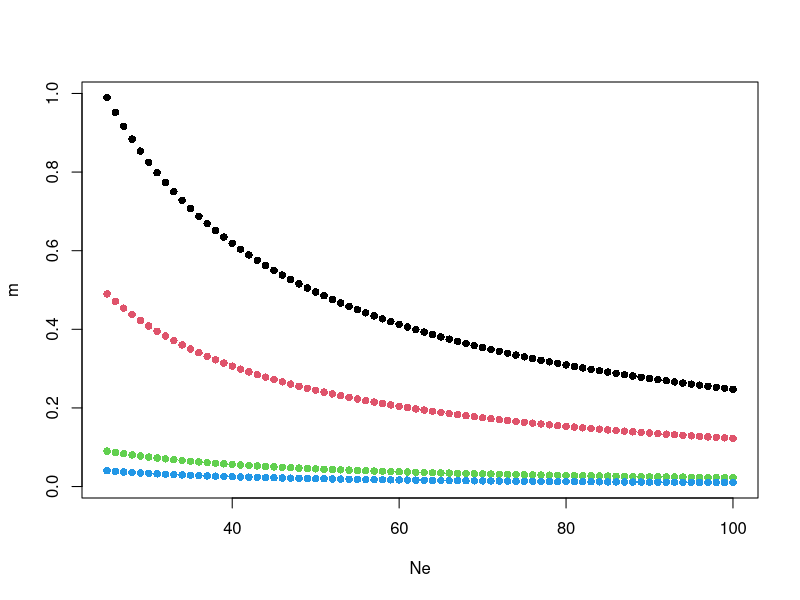

Recreate this plot in R. (Note: this script raises an error after producing the figure.)

em.mRate <- function(fst, ne) (1/fst-1)/(4*ne)
em.fst <- function(Nm) 1/(4*Nm+1)
em.Nm <- function(fst) (1/fst-1)/4

em.N <- function(fst, m) (1/fst-1)/(4*m)
em.m <- function(fst, N) (1/fst-1)/(4*N)



fst <- c(0.01, 0.02, 0.1, 0.2)
N <- c(25:100)

m <- sapply(fst, function(x) em.mRate(x, N))
colnames(m) <- paste0('fst', fst)
#m <- 0.05
em.N(0.2, 0.05)

Ne <- sapply(1:4, function(x) em.N(fst[x], m[,x]))

fst
plot(Ne,m, col = rep(1:4, each = nrow(m)), pch = 16)

cbind(m,N) %>% as.data.frame() %>% 
  pivot_longer(-N) %>% 
  mutate(name = (sub('fst','', name))) %>% 
  rename(fst =name, m = value) %>% 
  ggplot(aes(N, m, colour = fst, group = fst)) +
  geom_line(size = 1)+
  theme_classic()

fstmin <- min(fstdata$fst[fstdata$fst>0])
fstdata$Nm <- em.Nm(fstdata$fst+fstmin)

ggplot(filter(fstdata, fst > fstmin), aes(npp.log,Nm , color = phase))+
  geom_point()+
  #scale_y_log10()+
  #scale_x_log10()+
  geom_smooth(method = 'lm')+
  facet_grid(~species)

fstph<-fstdata %>% 
  group_by(phase, phaseNo, npp.log, captures, species) %>% 
  summarise(fst = mean(fst)) %>% 
  mutate(Nm = em.Nm(fst),
         N = captures*15,
         m = em.mRate(fst, N)) %>% 
  filter(!is.infinite(Nm), grepl('herm', species)) 

ggplot(fstph,aes(captures*15, Nm, colour = phase))+ 
  geom_point()+
  geom_smooth(method = lm, formula = y ~ splines::bs(x, 3),
              se = F, aes(group = species))
  
ggplot(fstph,aes(npp.log, Nm, colour = phase))+ 
  geom_point()+
  geom_smooth(method = lm, formula = y ~ splines::bs(x, 5),
              se = F, aes(group = species))


ggplot(fstph,aes(N, m, colour = phase))+ 
  #geom_line(aes(group = species), linewidth = 1, colour = 'black')+
  geom_point(size = 3)+
  geom_smooth(span = 0.9, aes(group = species), se = F) +
  theme_classic()



AIC(lm(Nm ~ captures, data = fstph), lm(log(Nm) ~ captures,data = fstph))


# t explore ---------------------------------------------------------------


em.mRate <- function(fst, ne) (1/fst-1)/(4*ne)
em.fst <- function(Nm) 1/(4*Nm+1)
em.Nm <- function(fst) (1/fst-1)/4

em.N <- function(fst, m) (1/fst-1)/(4*m)

em.fstiso <- function(ne, t = 2) 1 - (1 - 1 / (2 * ne))^t


d<-fstdata %>% 
  group_by(species, phaseNo, phase, captures, npp.log, npp) %>% 
  summarise(fst = mean(fst),
            Nm = em.Nm(fst)) %>%
  mutate(mSrgt = Nm/(captures)) %>% 
  # filter(phase != 'stable') %>% 
  arrange(phase)

e <- d %>% filter(grepl('herm', species))

est.fst <- apply(data.frame(n = e$captures[4:9],
                            t = c(rep(1,3), 2, 2, 2)), 1,
                 function(x) em.fstiso(x[1], x[2]))


est.fst2 <- est.fst^2
lm(e$fst[4:9]~ est.fst) %>% summary

plot(e$fst[4:9]~ est.fst, col = e$phase[4:9], pch = 16)



em.equal <- function(m, ne) log(1/2)/(log(((1-m)^2)*(1-(1/(2*ne)))))
em.equal(seq(0,1,0.1), 25)
em.equal(seq(0.2,1,0.1), 100)

# Define parameters
m <- 0.01    # Migration rate
N <- 1000    # Population size

em.equal2 <- function(m, N){
  
  # Calculate the expression
numerator <- log(1 / 2)
denominator <- log((1 - m)^2 * (1 - 1 / (2 * N)))
result <- numerator / denominator

result
}
m.mice <- seq(0.02,0.5,0.02)
data.frame(ne = rep(c(10,25,100,250), each = length(m.mice)),
           m = m.mice) %>% 
  mutate(tte = em.equal2(m, ne)) %>% 
  ggplot(aes(m, tte, colour = ne, group = ne))+
  geom_point()+
  geom_smooth(se = F)+
  theme_classic()+
  geom_hline(yintercept = c(1,4), lty = 2, colour = 'grey')


em.equal(0.01, 250)

em.equal2(0.0001, 100)
em.equal2(0.0001, 10000)

em.equal2(0.1, 10000)
em.equal2(0.1, 100)

em.equal2(0.1, 10000)
em.equal2(0.1, 100)

em.equal2(0.8, 100)
em.equal2(0.1, 100)

em.equal2(0.1, 1000)
em.equal2(0.3, 100)




e %>% 
  mutate(tte = em.equal())





e %>% 
  mutate(m = em.mRate(fst, captures),
         m2 = (1-fst)/(4*captures*fst))
em.mRate()




